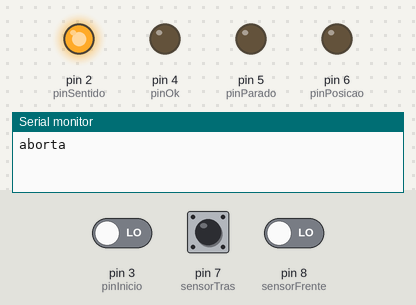
Simulated run of this sketch. Board: Arduino Uno, built with avr-gcc and run on an emulated ATmega328P. On the bench: output pins drawn as LEDs (lit = HIGH), the last lines printed to the serial monitor. The test bench sets the inputs (shaded band); at power-on: pin 7 (sensorTras) HIGH, pin 8 (sensorFrente) LOW, pin 3 (pinInicio) LOW.

Above: at 1.2 s.
1.3 s: pin 7 (sensorTras) driven LOW
At 1.6 s:
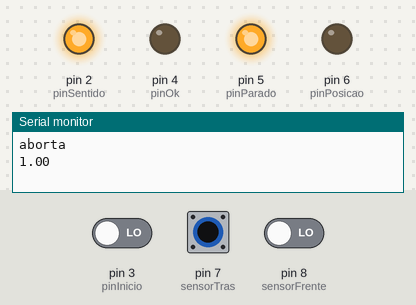
2.8 s: pin 7 (sensorTras) driven HIGH
At 4.0 s:
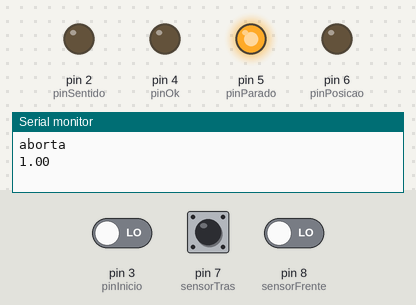
5.8 s: pin 7 (sensorTras) pulsed LOW 2 times (0.12 s each, 0.3 s apart)
At 7.3 s:
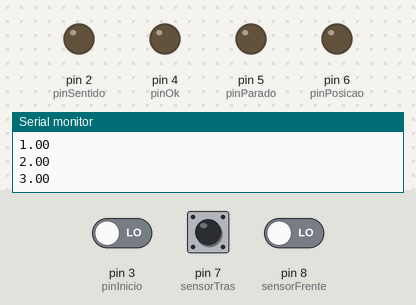
7.9 s: pin 8 (sensorFrente) driven HIGH
At 9.1 s:
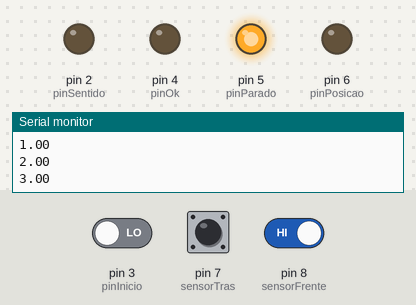
9.4 s: pin 8 (sensorFrente) driven LOW
At 10.2 s:
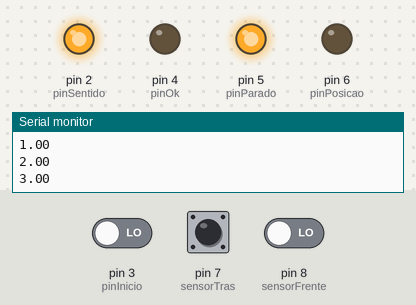
Timing chart, 0 to 11.9 s (numbered marks = the images above; inputs shaded):
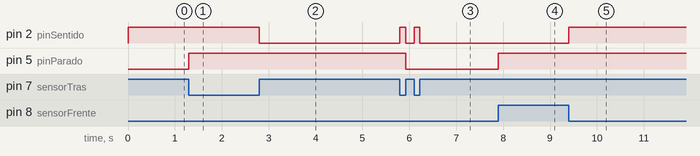

Measured:
- after the input at 1.3 s, pin 5 (pinParado): LOW → HIGH at once
- after the input at 2.8 s, pin 2 (pinSentido): HIGH → LOW at once
- after the input at 5.8 s, pin 2 (pinSentido): alternates HIGH for 0.12 s and LOW for 0.18 s, 4 changes in all, then stays LOW, starting at once; pin 5 (pinParado): HIGH → LOW after 0.12 s
- after the input at 7.9 s, pin 5 (pinParado): LOW → HIGH at once
- after the input at 9.4 s, pin 2 (pinSentido): LOW → HIGH at once

The sketch:

sensorRoda.ino
```cpp
//            UFG - ENGENHARIA DE COMPUTAÇÃO
//                ALL RIGHTS RESERVED

/* ATENÇÃO
 *  DEVIDO AS LIMITAÇÕES FÍSICAS DOS SENSORES DA RODA,
 *  ESTAS FUNÇÕES SÓ FUNCIONAM QUANDO RODA ESTÁ EM BAIXA VELOCIDADE
 */

#define sensorFrente 8
#define sensorTras 7

#define pinSentido 2
#define pinInicio 3
#define pinOk 4
#define pinParado 5
#define pinPosicao 6

int magFrente=0;
int antFrente=2;
int magTras=0;
int antTras=2;
int sentido=1; // 1 indica sentido p/ frente, 0 (ré) p/ tras
int iniciado=0; // indica qua a medição não iniciou
int vagaOk=0;
int compOk=0;
int cont=0;

unsigned long tempoAnt=0, tVolta=0, tempo=0;
double distancia=0;


void setup() {

pinMode(sensorFrente,INPUT); //sensor magnético que indicara o sentido para frente
pinMode(sensorTras,INPUT);   //sensor magnético que indicara o sentido para tras
pinMode(pinSentido, OUTPUT); // responde o sentido para o outro arduino
pinMode(pinInicio, INPUT); // recebe o comando do outro arduino para inicio de medição do comprimento da vaga
pinMode(pinOk, OUTPUT);     //responde para o outro arduino que comprimento foi atingido
pinMode(pinParado, OUTPUT); // responde para o outro arduino se o carro está parado ou movendo-se
pinMode(pinPosicao, OUTPUT); // responde para o outro arduino se o carro está na posição certa para entrar na vaga

Serial.begin(9600);
digitalWrite(pinSentido, LOW);
digitalWrite(pinOk, LOW);
digitalWrite(pinParado, LOW);
digitalWrite(pinPosicao, LOW);

}

void loop() {

  compVaga();
  sensorRoda();
  digitalWrite(pinSentido, sentido);


}

void compVaga(){
  int in;
  in=digitalRead(pinInicio);


  if ((in==HIGH)&&(iniciado==0)) {
    Serial.println("iniciando");
    distancia=0; // zera o tacógrafo/acumulador de distância
    iniciado=1; // indica que a medição foi iniciada
    digitalWrite(pinOk, LOW);
    digitalWrite(pinPosicao, LOW);
    compOk=0;
    cont=0;
  } else if (in==LOW) { // outro arduino mandou aborta/finaliza medição
        if (cont==0) {

          cont++;
          Serial.println("aborta");
        }
        iniciado=0;
        compOk=0;
        digitalWrite(pinOk, LOW);
        digitalWrite(pinPosicao, LOW);
      }
        else if ((iniciado==1)&&(distancia>80)){
            compOk=1;
            digitalWrite(pinOk, HIGH);
            Serial.println("compOk");
            Serial.println(distancia);
            if ((compOk==1)&&(distancia>=92)){
                digitalWrite(pinPosicao, HIGH);
                compOk=0;
                Serial.println("pOk");
                Serial.println(distancia);
             }
          }


}

void sensorRoda(){

  magFrente=digitalRead(sensorFrente);
  magTras=digitalRead(sensorTras);

  if ((magFrente==HIGH)&&(antFrente==LOW)){ //detecta mudança de estado
    tempo=millis();
    tVolta=tempo-tempoAnt;
    tempoAnt=tempo;
     if (tVolta>200){
    digitalWrite(pinParado, HIGH); //carro parado ==1
  } else {
    digitalWrite(pinParado, LOW); //carro andando==0
  }

    if (magTras==0) {
      sentido=1;
      distancia=distancia+2.4;
      Serial.println(distancia);
      }
      else sentido=0;

   }

  if ((magFrente==LOW)&&(antFrente==HIGH)){//detecta mudança de estado
       tempo=millis();
      tVolta=tempo-tempoAnt;
      tempoAnt=tempo;
       if (tVolta>200){
    digitalWrite(pinParado, HIGH); //carro parado ==1
  } else {
    digitalWrite(pinParado, LOW); //carro andando==0
  }

    if (magTras==HIGH)  {
        sentido=1;
    }
      else {
        sentido=0;

      }
  }
  antFrente=magFrente;


  if ((magTras==HIGH)&&(antTras==LOW)) //detecta mudança de estado
  {
  tempo=millis();
  tVolta=tempo-tempoAnt;
  tempoAnt=tempo;
   if (tVolta>200){
    digitalWrite(pinParado, HIGH); //carro parado ==1
  } else {
    digitalWrite(pinParado, LOW); //carro andando==0
  }

    if (magFrente==0) sentido=0;
      else{
         sentido=1;
         distancia=distancia+0.8;
         Serial.println(distancia);
      }

  }
  if ((magTras==LOW)&&(antTras==HIGH)){//detecta mudança de estado
     tempo=millis();
    tVolta=tempo-tempoAnt;
    tempoAnt=tempo;
     if (tVolta>200){
    digitalWrite(pinParado, HIGH); //carro parado ==1
  } else {
    digitalWrite(pinParado, LOW); //carro andando==0
  }

    if (magFrente==HIGH)  sentido=0;
      else {
        sentido=1;
        distancia=distancia+1;
        Serial.println(distancia);
        }

   }
  antTras=magTras;


}
```
